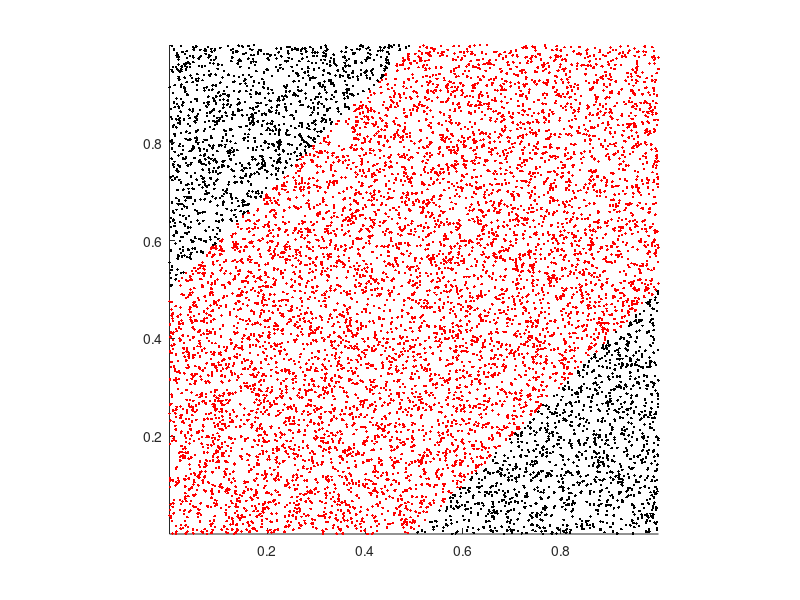

Write MATLAB code to recreate this figure.
clear;clf;hold on
n = 10000;
x = rand(1, n);
y = rand(1, n);
count1 = 0;
count2 = 0;

for i = 1:n
  if abs(x(i)-y(i)) <= 0.5
    count1 = count1+1;
    solx(count1) = x(i);
    soly(count1) = y(i);
  else
    count2 = count2+1;
    nosolx(count2) = x(i);
    nosoly(count2) = y(i);
  endif
end

count1
probability = count1/n
figure(1)
clf;hold on
plot(solx,soly, 'r.')
plot(nosolx,nosoly, 'k.')
axis image
